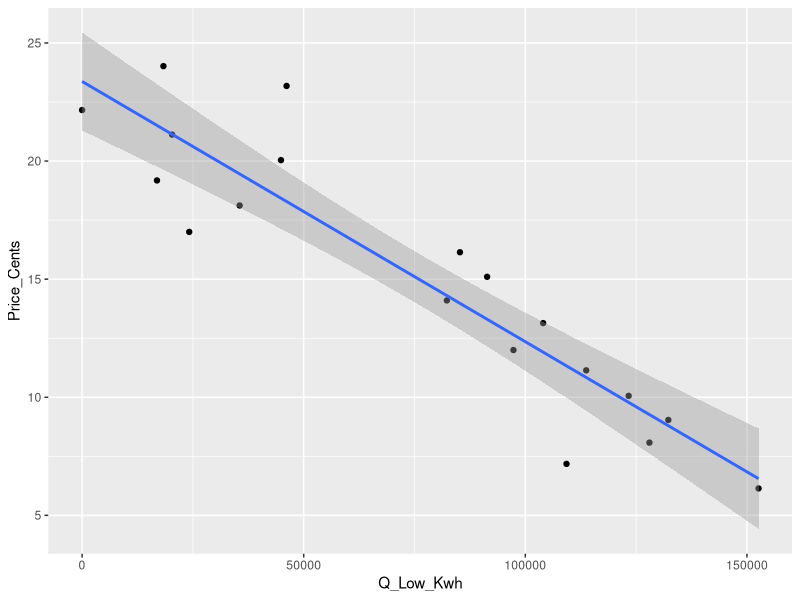
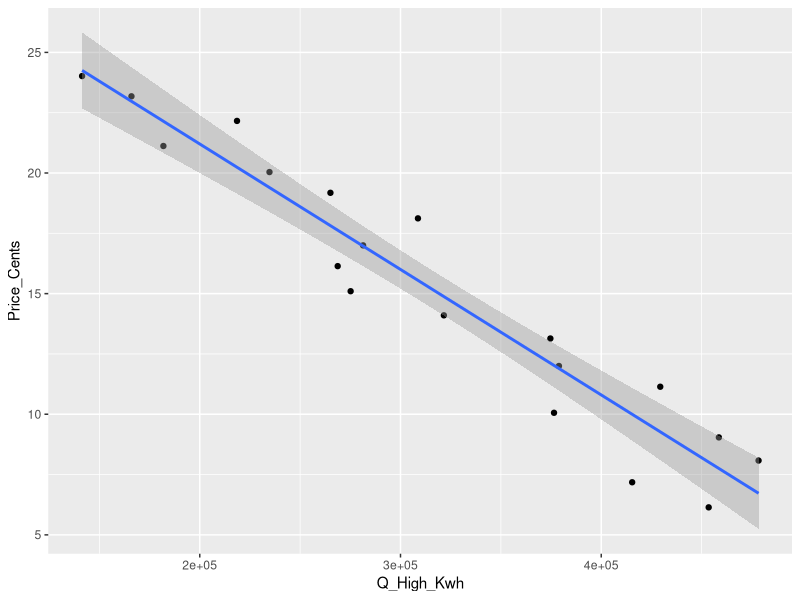

Recreate these plots in R, in order. (Note: this script raises an error after producing the figures.)
## ---- chunk 1
knitr::opts_chunk$set(echo = TRUE)

library(tidyverse)
library(here)
## ---- chunk 2
df <- read_csv(here("HW3_data.csv")) %>% 
  select(-1)
## ---- chunk 3
low_demand <- lm(data = df, Price_Cents ~ Q_Low_Kwh)
high_demand <- lm(data = df, Price_Cents ~ Q_High_Kwh)

ggplot(df, aes(x = Q_Low_Kwh, y = Price_Cents)) +
  geom_point() +
  geom_smooth(method = lm)
ggplot(df, aes(x = Q_High_Kwh, y = Price_Cents)) +
  geom_point() +
  geom_smooth(method = lm)
## ---- chunk 4
quantity_demanded <- function(p, model) {
  q <- (p - model$coefficients[1])/model$coefficients[2]
  q <- ifelse(q<0,0,q)
  return(q)
}

demand_agg <- function(p){
  q <- quantity_demanded(p, low_demand) + quantity_demanded(p, high_demand)
  return(q)
}

price = seq(0, 30, length.out = 100)
Qagg <- map(price, demand_agg) %>% unlist()

Qagg_model <- lm(data = quantity_agg, Qagg ~ price)

quantity_agg <- tibble(Qagg = Qagg, price = price)

SCC_pounds <- 51 / 2205
MEC_per_kwh_dollars <- SCC_pounds * 0.85
MEC_per_kwh_dollars
## ---- chunk 5
ggplot(quantity_agg, aes(Qagg, price)) +
  geom_line()
## ---- chunk 6
p_0 <- 10
q_0 <- (28.97-10)/0.000035

supply_slope <- p_0 / q_0
## ---- chunk 7
quantity_supplied <- function(p){
  q <- supply_slope * p
}
## ---- chunk 8
CS <- function(p, model){
  q <- quantity_demanded(p, model)
  cs <- 0.5*(model$coefficients[[1]] - p)*q
  return(cs)
}

CS_agg <- function(p){
  cs <- CS(p, low_demand) + CS(p, high_demand)
  return(cs)
}
## ---- chunk 9
CS_0 <- CS_agg(10)
CS_0_dollars <- CS_0/100
CS_0_dollars
## ---- chunk 10
PS <- function(p){
  q <- (1/supply_slope)*p
  ps <- 0.5*p*q
  return(ps)
}
## ---- chunk 11
PS_0 <- PS(10)
PS_0_dollars <- PS_0/100
PS_0_dollars
## ---- chunk 12
TEC_0_dollars <- q_0 * MEC_per_kwh_dollars
TEC_0_dollars
## ---- chunk 13
CS_high_dollars <- CS(10, high_demand) / 100
CS_high_dollars
CS_high_percentage <- CS(10, high_demand) / CS_agg(10)
CS_high_percentage
CS_low_dollars <- CS(10, low_demand) / 100
CS_low_dollars
CS_low_percentage <- CS(10, low_demand) / CS_agg(10)
CS_low_percentage
